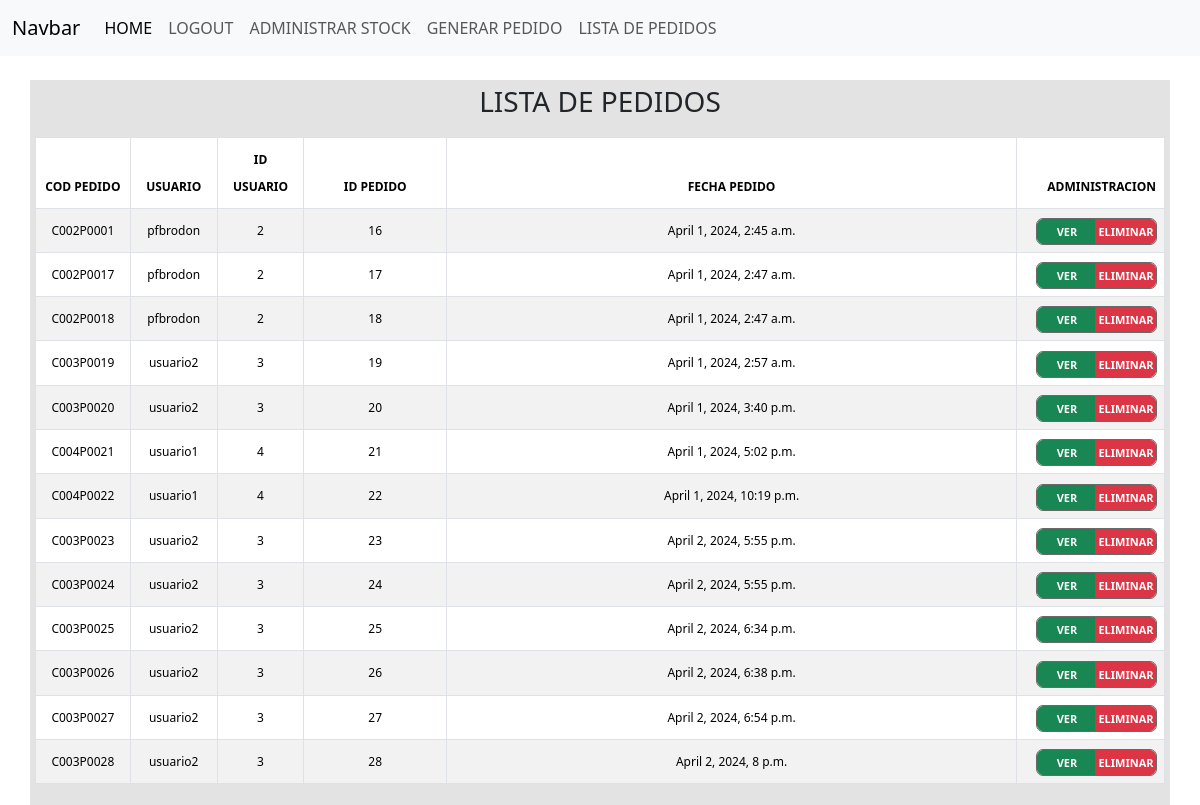
The app's page /listapedidos/ (signed in), older data.
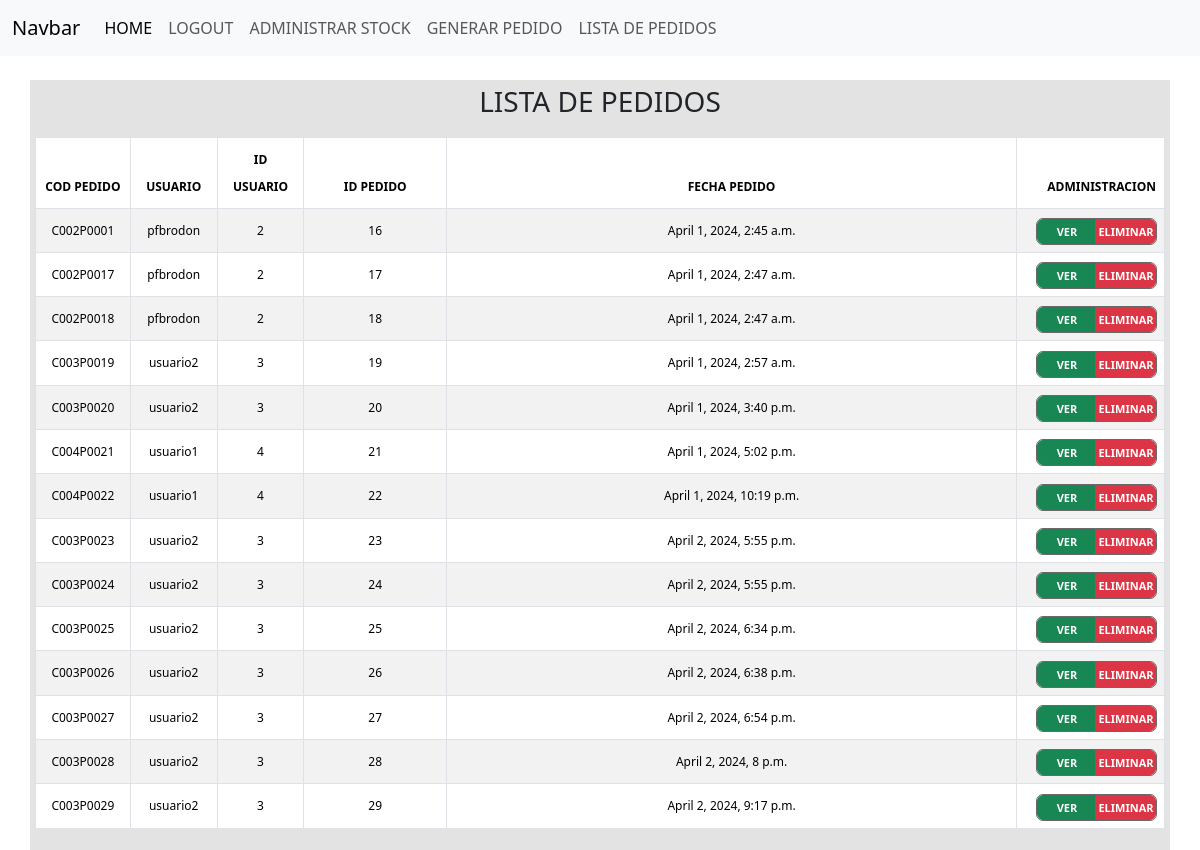
The same page, newer data.
### stock/models.py (models this page shows, shortened)
class Pedidosnumtest(models.Model):
    pedidoUser = models.CharField(max_length=50)
    pedidoIdUser = models.IntegerField()
    pedidoFecha = models.DateTimeField(auto_now_add=True)
    pedidoCodigo = models.CharField(max_length=10, unique=True)

### stock/views.py (the view)
# urls.py: path('listapedidos/', views.listapedidos, name='listapedidos'),
@login_required
def listapedidos(request):
    if request.method == 'GET':
        print('va el GET')
        pedidos = Pedidosnumtest.objects.all()
        return render(request, 'listapedidos.html',{
            'pedidos':pedidos
        })

### stock/context_processor.py (called while the page is built)
def total_carrito(request):
    total = 0
    if request.user.is_authenticated:
        if "carrito" in request.session.keys():
            for key, value in request.session["carrito"].items():
                total += float(value["acumulado"])
    total = round(total, 2)
    return {"total_carrito": total}

### stock/templates/listapedidos.html (shortened to what this page needs)
{% extends 'base.html' %} {% block content %} {% load static %}
<link rel="stylesheet" href="{% static '/css/listapedidos.css' %}">
<div class="container">
    <div class="row">
        <div class="col-12" style="background-color: #e3e3e3; padding: 5px;">
            <h3>LISTA DE PEDIDOS</h3>
        </div>
    </div>
    <div class="row">
        <div class="col-12" style="background-color: #e3e3e3; padding: 5px;">
            <div class="table-responsive">
                <form action="">
                    <table id="tablapedidos" class="table table-striped table-bordered table-hover">
                        <thead>
                            <tr class="encabezados">
                                <th scope="col">COD PEDIDO</th>
                                <th scope="col">USUARIO</th>
                                <th scope="col">ID USUARIO</th>
                                <th scope="col" class="text-center">ID PEDIDO</th>
                                <th scope="col">FECHA PEDIDO</th>
                                <th scope="col">ADMINISTRACION</th>
                            </tr>
                        </thead>
                        <tbody>
                            {% for pedido in pedidos %}
                            <tr class="contenido">
                                <td scope="row">{{ pedido.pedidoCodigo }}</td>
                                <td>{{ pedido.pedidoUser }}</td>
                                <td>{{ pedido.pedidoIdUser }}</td>
                                <td class=" text-center">{{ pedido.id }}</td>
                                <td>{{ pedido.pedidoFecha }}</td>
                                <td>
                                    <div class="btn-group">
                                        <a href="{% url 'pedidodetalle' id=pedido.id %}" class="btn btn-success">VER</a>
                                        <a href="" class="btn btn-danger">ELIMINAR</a>
                                    </div>
                                </td>
                            </tr>
                            {% endfor %}
                        </tbody>
                    </table>
                </form>
            </div>
        </div>
    </div>
</div>
{% endblock %}

Row changes from the older to the newer data that the page shows:
added Pedidosnumtest: pedidoCodigo "C003P0029", pedidoUser "usuario2", pedidoIdUser "3", id "29", pedidoFecha "April 2, 2024, 9:17 p.m."
